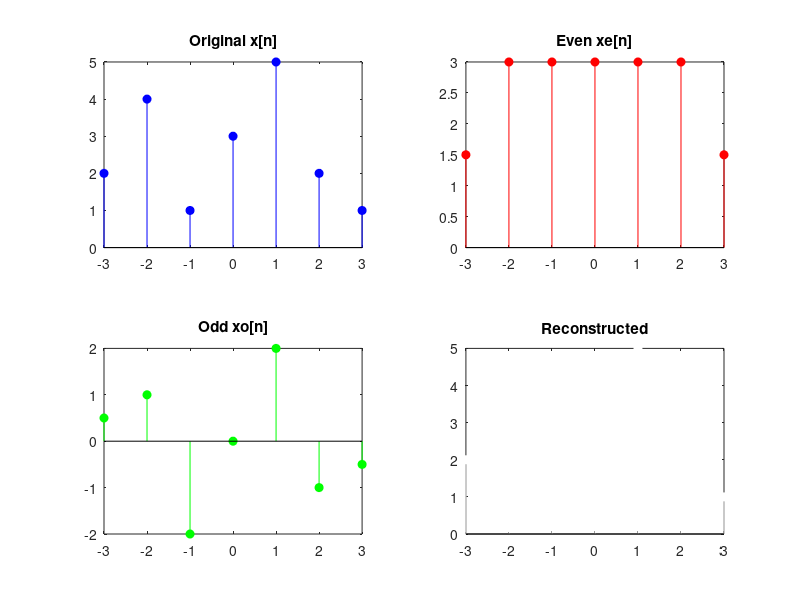

The MATLAB script that drew this image:
n = -3:3;
x = [2, 4, 1, 3, 5, 2, 1]; 
x_rev = fliplr(x);

x_even = 0.5 * (x + x_rev);
x_odd = 0.5 * (x - x_rev);

x_reconstructed = x_even + x_odd;

subplot(2,2,1); 
stem(n, x, 'filled', 'b'); 
title('Original x[n]');

subplot(2,2,2); 
stem(n, x_even, 'filled', 'r'); 
title('Even xe[n]');

subplot(2,2,3); 
stem(n, x_odd, 'filled', 'g'); 
title('Odd xo[n]');

subplot(2,2,4); 
stem(n, x_reconstructed, 'filled', 'w'); 
title('Reconstructed');
